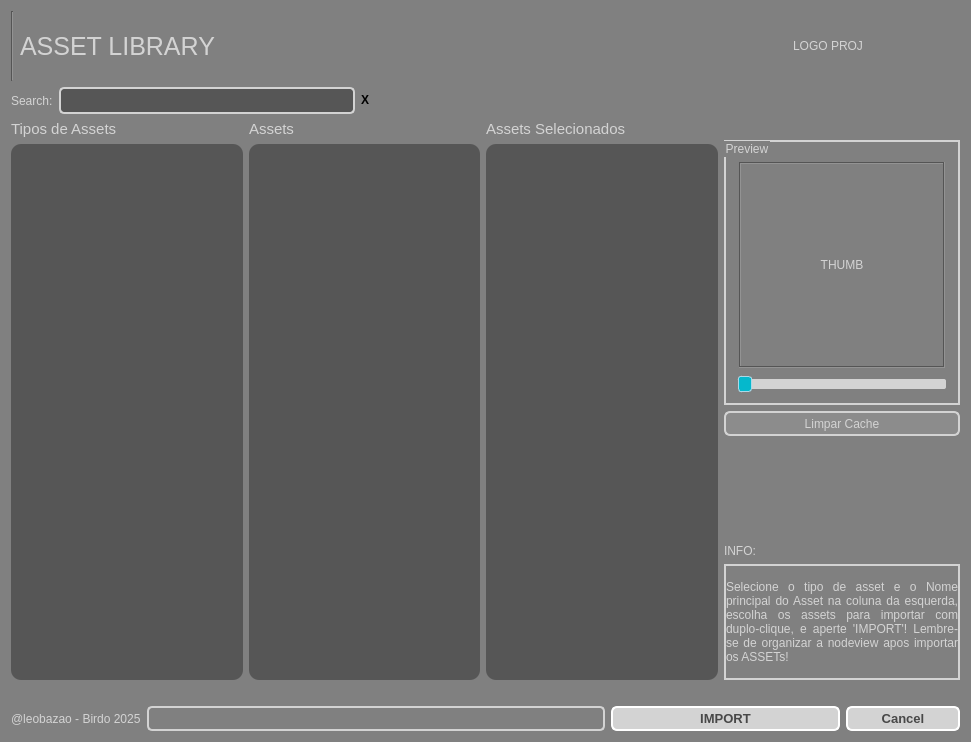
<?xml version="1.0" encoding="UTF-8"?>
<ui version="4.0">
 <class>Dialog</class>
 <widget class="QDialog" name="Dialog">
  <property name="enabled">
   <bool>true</bool>
  </property>
  <property name="geometry">
   <rect>
    <x>0</x>
    <y>0</y>
    <width>971</width>
    <height>742</height>
   </rect>
  </property>
  <property name="windowTitle">
   <string>Asset Library</string>
  </property>
  <property name="styleSheet">
   <string notr="true">QLabel {
	color: lightgray;
}

QWidget{
	background-color: gray;
}

QGroupBox {
	color: lightgray;
	border: 2px solid lightgray;
}

QScrollBar::handle {
	border-radius: 5px;
 	border: 2px solid lightgray;
	background-color: gray;
}

QScrollBar::add-page{ 
	border: none;
    background-color: rgb(86, 86, 86);
}

QScrollBar::sub-page {
    background-color: rgb(86, 86, 86);
	border: none;
}

QScrollBar::add-line {
    border: none;
    background-color: rgb(86, 86, 86);
}

QScrollBar::sub-line {
    border: none;
    background-color: rgb(86, 86, 86);
}

QScrollBar:arrow{
	border: none;
	background: none;
	color: none;
}

QListWidget {
    color: lightgray;
    background-color: rgb(86, 86, 86);
	border-radius: 10px;
	padding: 5px;
}

QListWidget::item:hover {
	color: rgb(80, 64, 44);
    background: #05B8CC;
    border: white;
}

QListWidget::item:selected {
	color: rgb(80, 25, 44);
	border: none;
	background-color: rgb(79, 255, 52);
}

QListWidget::item:selected:active{
	color: rgb(80, 64, 44);
    background-color: rgb(187, 240, 255);
	border: gray;
	padding-left: 5px;
}

QListWidget::item:selected:!active {
    background: rgb(91, 174, 181);
	border: none;
}


</string>
  </property>
  <layout class="QGridLayout" name="gridLayout_3">
   <item row="0" column="0">
    <layout class="QVBoxLayout" name="verticalLayout_2">
     <item>
      <layout class="QHBoxLayout" name="horizontalLayout" stretch="1,1,1,1,0">
       <item>
        <widget class="Line" name="line">
         <property name="orientation">
          <enum>Qt::Vertical</enum>
         </property>
        </widget>
       </item>
       <item>
        <widget class="QLabel" name="title">
         <property name="font">
          <font>
           <pointsize>19</pointsize>
          </font>
         </property>
         <property name="text">
          <string>ASSET LIBRARY</string>
         </property>
        </widget>
       </item>
       <item>
        <spacer name="horizontalSpacer">
         <property name="orientation">
          <enum>Qt::Horizontal</enum>
         </property>
         <property name="sizeHint" stdset="0">
          <size>
           <width>40</width>
           <height>20</height>
          </size>
         </property>
        </spacer>
       </item>
       <item>
        <widget class="QLabel" name="logoProj">
         <property name="sizePolicy">
          <sizepolicy hsizetype="Preferred" vsizetype="Fixed">
           <horstretch>0</horstretch>
           <verstretch>0</verstretch>
          </sizepolicy>
         </property>
         <property name="minimumSize">
          <size>
           <width>0</width>
           <height>70</height>
          </size>
         </property>
         <property name="maximumSize">
          <size>
           <width>184</width>
           <height>70</height>
          </size>
         </property>
         <property name="text">
          <string>LOGO PROJ</string>
         </property>
         <property name="scaledContents">
          <bool>true</bool>
         </property>
         <property name="alignment">
          <set>Qt::AlignCenter</set>
         </property>
        </widget>
       </item>
       <item>
        <spacer name="horizontalSpacer_6">
         <property name="orientation">
          <enum>Qt::Horizontal</enum>
         </property>
         <property name="sizeHint" stdset="0">
          <size>
           <width>40</width>
           <height>20</height>
          </size>
         </property>
        </spacer>
       </item>
      </layout>
     </item>
     <item>
      <layout class="QHBoxLayout" name="horizontalLayout_2" stretch="0,2,0,4">
       <item>
        <widget class="QLabel" name="search_label">
         <property name="text">
          <string>Search:</string>
         </property>
        </widget>
       </item>
       <item>
        <widget class="QLineEdit" name="search_text">
         <property name="sizePolicy">
          <sizepolicy hsizetype="Preferred" vsizetype="Fixed">
           <horstretch>0</horstretch>
           <verstretch>0</verstretch>
          </sizepolicy>
         </property>
         <property name="maximumSize">
          <size>
           <width>10000</width>
           <height>27</height>
          </size>
         </property>
         <property name="font">
          <font>
           <pointsize>7</pointsize>
          </font>
         </property>
         <property name="styleSheet">
          <string notr="true">QLineEdit {
	color: lightgray;
	border: 2px solid lightgray;
	border-radius: 5px;
	background-color: rgb(86, 86, 86);
	padding: 5px;
}</string>
         </property>
         <property name="alignment">
          <set>Qt::AlignLeading|Qt::AlignLeft|Qt::AlignVCenter</set>
         </property>
        </widget>
       </item>
       <item>
        <widget class="QPushButton" name="clearSearchButton">
         <property name="font">
          <font>
           <weight>75</weight>
           <bold>true</bold>
          </font>
         </property>
         <property name="styleSheet">
          <string notr="true">QPushButton {
	border: null;
	background: transparent;
}</string>
         </property>
         <property name="text">
          <string>X</string>
         </property>
        </widget>
       </item>
       <item>
        <spacer name="horizontalSpacer_4">
         <property name="orientation">
          <enum>Qt::Horizontal</enum>
         </property>
         <property name="sizeType">
          <enum>QSizePolicy::Preferred</enum>
         </property>
         <property name="sizeHint" stdset="0">
          <size>
           <width>250</width>
           <height>17</height>
          </size>
         </property>
        </spacer>
       </item>
      </layout>
     </item>
     <item>
      <layout class="QHBoxLayout" name="horizontalLayout_4" stretch="3,1">
       <item>
        <layout class="QGridLayout" name="gridLayout">
         <item row="0" column="0">
          <widget class="QLabel" name="label_6">
           <property name="font">
            <font>
             <pointsize>11</pointsize>
             <weight>50</weight>
             <italic>false</italic>
             <bold>false</bold>
             <underline>false</underline>
            </font>
           </property>
           <property name="text">
            <string>Tipos de Assets</string>
           </property>
           <property name="alignment">
            <set>Qt::AlignLeading|Qt::AlignLeft|Qt::AlignVCenter</set>
           </property>
          </widget>
         </item>
         <item row="0" column="1">
          <widget class="QLabel" name="label_5">
           <property name="font">
            <font>
             <pointsize>11</pointsize>
             <weight>50</weight>
             <italic>false</italic>
             <bold>false</bold>
             <underline>false</underline>
            </font>
           </property>
           <property name="text">
            <string>Assets</string>
           </property>
           <property name="alignment">
            <set>Qt::AlignLeading|Qt::AlignLeft|Qt::AlignVCenter</set>
           </property>
          </widget>
         </item>
         <item row="0" column="2">
          <widget class="QLabel" name="label_4">
           <property name="font">
            <font>
             <pointsize>11</pointsize>
             <weight>50</weight>
             <italic>false</italic>
             <bold>false</bold>
             <underline>false</underline>
            </font>
           </property>
           <property name="text">
            <string>Assets Selecionados</string>
           </property>
           <property name="alignment">
            <set>Qt::AlignLeading|Qt::AlignLeft|Qt::AlignVCenter</set>
           </property>
          </widget>
         </item>
         <item row="1" column="0">
          <widget class="QTreeWidget" name="file_tree">
           <property name="styleSheet">
            <string notr="true">
QTreeWidget {
    color: lightgray;
    background-color: rgb(86, 86, 86);
	border-radius: 10px;
	padding: 5px;
}

QTreeWidget::item:hover {
	color: rgb(80, 64, 44);
    background: #05B8CC;
    border: white;
}

QTreeWidget::item:selected {
	color: rgb(80, 25, 44);
	border: none;
	background-color: rgb(79, 255, 52);
}

QTreeWidget::item:selected:active{
	color: rgb(80, 64, 44);
    background-color: rgb(187, 240, 255);
	border: gray;
	padding-left: 5px;
}

QTreeWidget::item:selected:!active {
    background: rgb(91, 174, 181);
	border: none;
}
</string>
           </property>
           <property name="autoScroll">
            <bool>true</bool>
           </property>
           <attribute name="headerVisible">
            <bool>false</bool>
           </attribute>
           <column>
            <property name="text">
             <string notr="true">1</string>
            </property>
           </column>
          </widget>
         </item>
         <item row="1" column="2">
          <widget class="QListWidget" name="selected_items_list"/>
         </item>
         <item row="1" column="1">
          <widget class="QListWidget" name="list_widget">
           <property name="toolTip">
            <string>De Duplo-clique para adicionar itens a lista de import...</string>
           </property>
           <property name="styleSheet">
            <string notr="true"/>
           </property>
          </widget>
         </item>
         <item row="2" column="2">
          <spacer name="horizontalSpacer_3">
           <property name="orientation">
            <enum>Qt::Horizontal</enum>
           </property>
           <property name="sizeHint" stdset="0">
            <size>
             <width>40</width>
             <height>20</height>
            </size>
           </property>
          </spacer>
         </item>
         <item row="2" column="1">
          <layout class="QHBoxLayout" name="horizontalLayout_5"/>
         </item>
        </layout>
       </item>
       <item>
        <layout class="QVBoxLayout" name="verticalLayout">
         <item>
          <spacer name="horizontalSpacer_5">
           <property name="orientation">
            <enum>Qt::Horizontal</enum>
           </property>
           <property name="sizeHint" stdset="0">
            <size>
             <width>40</width>
             <height>20</height>
            </size>
           </property>
          </spacer>
         </item>
         <item>
          <widget class="QGroupBox" name="groupPreview">
           <property name="sizePolicy">
            <sizepolicy hsizetype="Preferred" vsizetype="Preferred">
             <horstretch>0</horstretch>
             <verstretch>0</verstretch>
            </sizepolicy>
           </property>
           <property name="minimumSize">
            <size>
             <width>220</width>
             <height>220</height>
            </size>
           </property>
           <property name="maximumSize">
            <size>
             <width>400</width>
             <height>400</height>
            </size>
           </property>
           <property name="title">
            <string>Preview</string>
           </property>
           <layout class="QGridLayout" name="gridLayout_2">
            <property name="topMargin">
             <number>20</number>
            </property>
            <item row="1" column="0">
             <widget class="QSlider" name="thumbnail_slider">
              <property name="styleSheet">
               <string notr="true">QSlider::groove:horizontal {
    border: none;
	border-radius: 2px;
    height: 10px; /* the groove expands to the size of the slider by default. by giving it a height, it has a fixed size */
    background-color: lightgray;
	margin: 3px;
}

QSlider::handle:horizontal {
    background: #05B8CC;
    border: 1px solid lightblue;
    width: 12px;
    margin: -3px 0; /* handle is placed by default on the contents rect of the groove. Expand outside the groove */
    border-radius: 3px;
}</string>
              </property>
              <property name="tracking">
               <bool>true</bool>
              </property>
              <property name="orientation">
               <enum>Qt::Horizontal</enum>
              </property>
              <property name="tickPosition">
               <enum>QSlider::TicksBelow</enum>
              </property>
              <property name="tickInterval">
               <number>1</number>
              </property>
             </widget>
            </item>
            <item row="0" column="0" alignment="Qt::AlignHCenter">
             <widget class="QLabel" name="screen_label">
              <property name="sizePolicy">
               <sizepolicy hsizetype="Fixed" vsizetype="Fixed">
                <horstretch>0</horstretch>
                <verstretch>0</verstretch>
               </sizepolicy>
              </property>
              <property name="minimumSize">
               <size>
                <width>206</width>
                <height>206</height>
               </size>
              </property>
              <property name="maximumSize">
               <size>
                <width>207</width>
                <height>207</height>
               </size>
              </property>
              <property name="frameShape">
               <enum>QFrame::Box</enum>
              </property>
              <property name="frameShadow">
               <enum>QFrame::Sunken</enum>
              </property>
              <property name="text">
               <string>THUMB</string>
              </property>
              <property name="scaledContents">
               <bool>true</bool>
              </property>
              <property name="alignment">
               <set>Qt::AlignCenter</set>
              </property>
             </widget>
            </item>
           </layout>
          </widget>
         </item>
         <item>
          <widget class="QPushButton" name="clearCacheButtton">
           <property name="sizePolicy">
            <sizepolicy hsizetype="Minimum" vsizetype="Fixed">
             <horstretch>0</horstretch>
             <verstretch>0</verstretch>
            </sizepolicy>
           </property>
           <property name="minimumSize">
            <size>
             <width>84</width>
             <height>25</height>
            </size>
           </property>
           <property name="toolTip">
            <string>Use este botao para limpar o cache da library (arquivos temporarios usados pra importar e visualizar os thumbs)</string>
           </property>
           <property name="styleSheet">
            <string notr="true">QPushButton {
	color: lightgray;
    border: 2px solid lightgray;
    border-radius: 6px;
	background-color: rgb(140, 140, 140);
    min-width: 80px;
}

QPushButton:pressed {
	color: white;
	border-color: white;
    background-color: #05B8CC;
}

QPushButton:flat {
    border: none; /* no border for a flat push button */
}

QPushButton:default {
    border-color: navy; /* make the default button prominent */
}

QPushButton:hover{
    border: 2px solid #05B8CC;
    color: rgb(86,86,86);
}

QPushButton::disabled {
	border-color: darkgray;
	color: gray;
}</string>
           </property>
           <property name="text">
            <string>Limpar Cache</string>
           </property>
          </widget>
         </item>
         <item>
          <widget class="QLabel" name="label_2">
           <property name="text">
            <string>INFO:</string>
           </property>
           <property name="alignment">
            <set>Qt::AlignBottom|Qt::AlignLeading|Qt::AlignLeft</set>
           </property>
          </widget>
         </item>
         <item>
          <widget class="QLabel" name="label">
           <property name="frameShape">
            <enum>QFrame::WinPanel</enum>
           </property>
           <property name="text">
            <string>Selecione o tipo de asset e o Nome principal do Asset na coluna da esquerda, escolha os assets para importar com duplo-clique, e aperte 'IMPORT'! Lembre-se de organizar a nodeview apos importar os ASSETs!</string>
           </property>
           <property name="alignment">
            <set>Qt::AlignJustify|Qt::AlignVCenter</set>
           </property>
           <property name="wordWrap">
            <bool>true</bool>
           </property>
           <property name="margin">
            <number>15</number>
           </property>
           <property name="indent">
            <number>2</number>
           </property>
          </widget>
         </item>
         <item>
          <spacer name="horizontalSpacer_2">
           <property name="orientation">
            <enum>Qt::Horizontal</enum>
           </property>
           <property name="sizeHint" stdset="0">
            <size>
             <width>40</width>
             <height>20</height>
            </size>
           </property>
          </spacer>
         </item>
        </layout>
       </item>
      </layout>
     </item>
     <item>
      <layout class="QHBoxLayout" name="horizontalLayout_3" stretch="0,4,2,1">
       <property name="sizeConstraint">
        <enum>QLayout::SetMinimumSize</enum>
       </property>
       <item>
        <widget class="QLabel" name="label_3">
         <property name="enabled">
          <bool>false</bool>
         </property>
         <property name="sizePolicy">
          <sizepolicy hsizetype="Preferred" vsizetype="Fixed">
           <horstretch>0</horstretch>
           <verstretch>0</verstretch>
          </sizepolicy>
         </property>
         <property name="maximumSize">
          <size>
           <width>16777215</width>
           <height>25</height>
          </size>
         </property>
         <property name="text">
          <string>@leobazao - Birdo 2025</string>
         </property>
        </widget>
       </item>
       <item>
        <widget class="QProgressBar" name="progress_bar">
         <property name="enabled">
          <bool>false</bool>
         </property>
         <property name="sizePolicy">
          <sizepolicy hsizetype="Preferred" vsizetype="Preferred">
           <horstretch>0</horstretch>
           <verstretch>0</verstretch>
          </sizepolicy>
         </property>
         <property name="minimumSize">
          <size>
           <width>0</width>
           <height>20</height>
          </size>
         </property>
         <property name="maximumSize">
          <size>
           <width>16777215</width>
           <height>25</height>
          </size>
         </property>
         <property name="styleSheet">
          <string notr="true">QProgressBar {
	color: rgb(0, 255, 204);
	padding: 2 2px;
	border: 2px solid lightgray;
	border-radius: 5px;
}

QProgressBar::chunk {
 background-color: #05B8CC;
 width: 20px;
}</string>
         </property>
         <property name="value">
          <number>0</number>
         </property>
         <property name="alignment">
          <set>Qt::AlignCenter</set>
         </property>
         <property name="format">
          <string/>
         </property>
        </widget>
       </item>
       <item>
        <widget class="QPushButton" name="import_button">
         <property name="sizePolicy">
          <sizepolicy hsizetype="Preferred" vsizetype="Fixed">
           <horstretch>0</horstretch>
           <verstretch>0</verstretch>
          </sizepolicy>
         </property>
         <property name="minimumSize">
          <size>
           <width>84</width>
           <height>20</height>
          </size>
         </property>
         <property name="maximumSize">
          <size>
           <width>16777215</width>
           <height>25</height>
          </size>
         </property>
         <property name="font">
          <font>
           <pointsize>10</pointsize>
           <weight>75</weight>
           <bold>true</bold>
          </font>
         </property>
         <property name="styleSheet">
          <string notr="true">QPushButton {
	color: rgb(72, 72, 72);
    border: 2px solid white;
    border-radius: 6px;
	background-color: lightgray;
    min-width: 80px;
}

QPushButton:pressed {
	color: white;
	border-color: white;
    background-color: #05B8CC;
}

QPushButton:flat {
    border: none; /* no border for a flat push button */
}

QPushButton:default {
    border-color: navy; /* make the default button prominent */
}

QPushButton:hover{
    border: 2px solid #05B8CC;
    color: black;
}

QPushButton::disabled {
	border-color: darkgray;
	color: gray;
}</string>
         </property>
         <property name="text">
          <string>IMPORT</string>
         </property>
        </widget>
       </item>
       <item>
        <widget class="QPushButton" name="cancel_button">
         <property name="sizePolicy">
          <sizepolicy hsizetype="Minimum" vsizetype="Fixed">
           <horstretch>0</horstretch>
           <verstretch>0</verstretch>
          </sizepolicy>
         </property>
         <property name="minimumSize">
          <size>
           <width>84</width>
           <height>20</height>
          </size>
         </property>
         <property name="maximumSize">
          <size>
           <width>16777215</width>
           <height>25</height>
          </size>
         </property>
         <property name="font">
          <font>
           <pointsize>10</pointsize>
           <weight>75</weight>
           <bold>true</bold>
          </font>
         </property>
         <property name="styleSheet">
          <string notr="true">QPushButton {
	color: rgb(72, 72, 72);
    border: 2px solid white;
    border-radius: 6px;
	background-color: lightgray;
    min-width: 80px;
}

QPushButton:pressed {
	color: red;
    background-color: rgb(255, 196, 197);
}

QPushButton:flat {
    border: none; /* no border for a flat push button */
}

QPushButton:default {
    border-color: navy; /* make the default button prominent */
}

QPushButton:hover{
    border: 2px solid #05B8CC;
    color: black;
}</string>
         </property>
         <property name="text">
          <string>Cancel</string>
         </property>
        </widget>
       </item>
      </layout>
     </item>
    </layout>
   </item>
  </layout>
 </widget>
 <resources/>
 <connections/>
</ui>
